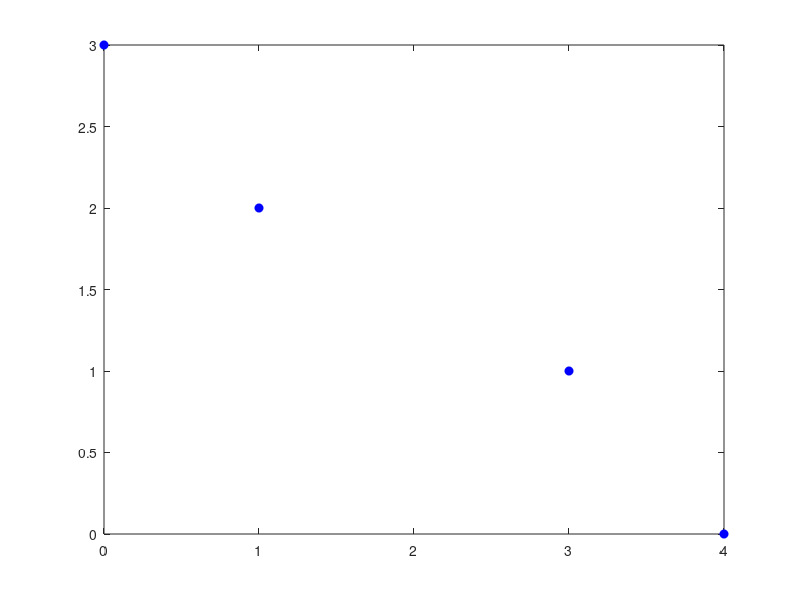

The MATLAB source for this figure: (Note: this script raises an error after producing the figure.)
clear all
X=[0 1 3 4];
Y=[3 2 1 0];
N=length(X);
disp('Reiksmiu lentele yra')
fprintf('**********************************\n')
fprintf('|i |             x|             y|\n')
fprintf('**********************************\n')
for i=1:N
fprintf('|%2G|%14G|%14G|\n',i-1,X(i),Y(i)) 
end
fprintf('**********************************\n')
figure,
plot(X,Y,'bo','MarkerFaceColor','b'),
syms x 


%imu cikla for m ..., kad tolimesniam cikle naudociau pirmiausia du taskus, paskui 3 ir t.t
%jei m cikla panaikinsiu ir imsiu tik nuo i, tai rankiniu budu tektu vis
%nustatineti N. T.y. as noriu gauti visu eiliu daugianarius vienu paspaudimu
for m=1:N-1
for i=1:m
L=0; %Sudeciai
for k=1:i+1
    c=1; %Sandaugai
   for j=1:i+1
	% ~= NELYGU
      if k~=j %Jei i nelygu j
         c=c*((x-X(j))/(X(k)-X(j))); %Daugianariai c, sudaryti is sandaugu 
      end 
   end
  L=expand(L+c*Y(k)); %Daugianario L galutinis realizavimas.
end
end
fprintf('%G eiles daugianaris',m)
pretty(L)
%Grafiskai 
figure,
ezplot(L,[X(1)-1,X(N)+2]), hold on, plot(X,Y,'bo','MarkerFaceColor','b'), hold off, 
xlabel(' x '), ylabel('y'), title(' ')
end


tikrinu=subs(L,X);
if tikrinu==Y
     disp('Interpoliavimo salygos tenkinamos')
 else
     disp('Interpoliavimo salygos netenkinamos, tikrinkite skaiciavimus')
 end